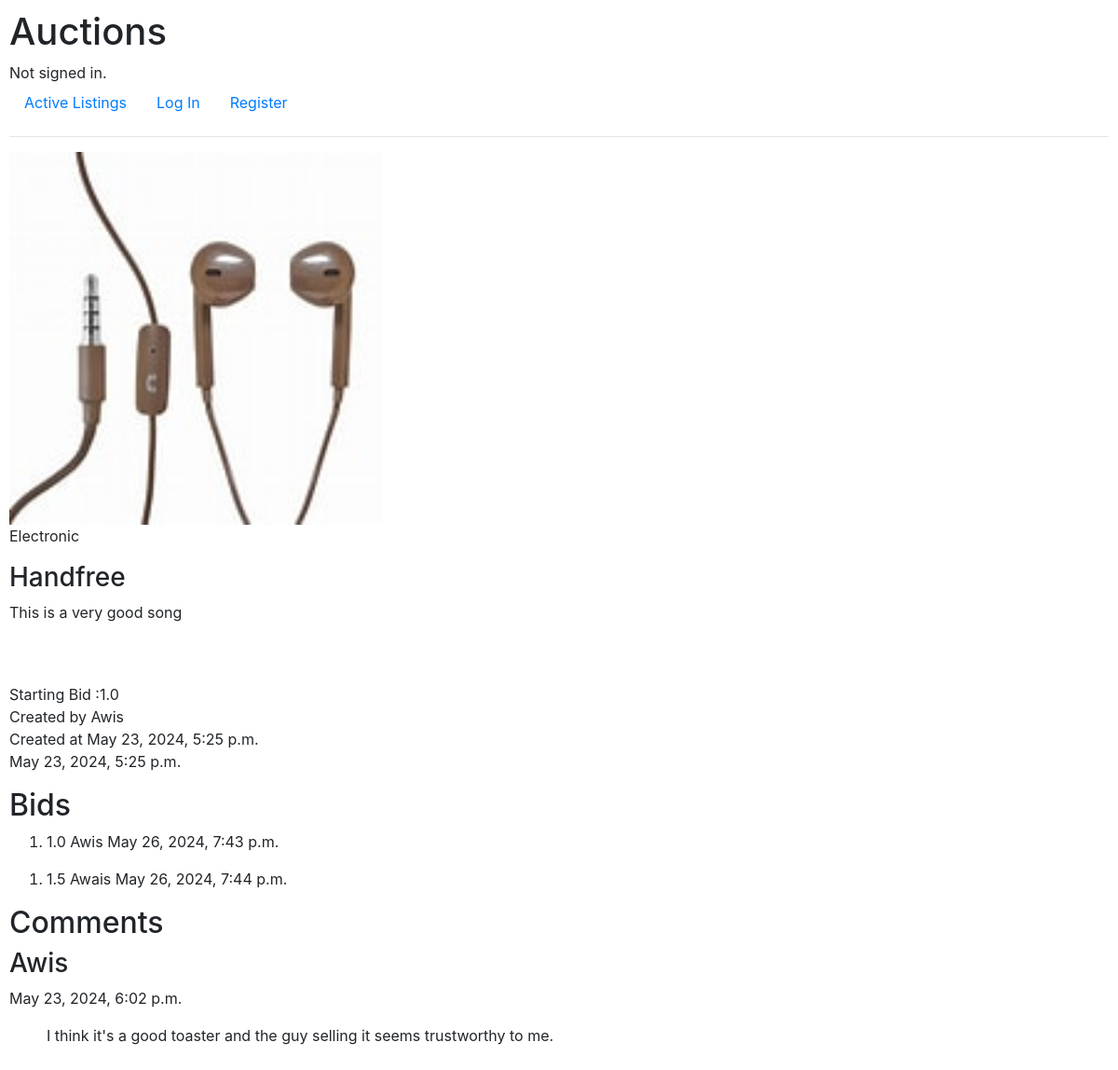
The app's page /display_item/1/ with its own data.
### auctions/models.py (models this page shows, shortened)
class Listing(models.Model):
    title = models.CharField(max_length=64)
    description = models.TextField()
    starting_bid = models.DecimalField(max_digits=10, decimal_places=1)
    image_url = models.ImageField(blank=True)
    category = models.CharField(max_length=64, blank=True)
    created_by = models.ForeignKey(User, on_delete=models.CASCADE, related_name="listings")
    created_at = models.DateTimeField(auto_now_add=True)
    active = models.BooleanField(default=True)

class User(AbstractUser):
    pass

class Bid(models.Model):
    amount = models.FloatField(default=0.0)
    listing = models.ForeignKey(Listing, on_delete=models.CASCADE, related_name="bid_set")
    bidder = models.ForeignKey(User, on_delete=models.CASCADE, related_name="bid_set")
    created_at = models.DateTimeField(auto_now_add=True)

class Comment(models.Model):
    content = models.TextField()
    listing = models.ForeignKey(Listing, on_delete=models.CASCADE, related_name="comment_set")
    commenter = models.ForeignKey(User, on_delete=models.CASCADE, related_name="comment_set")
    created_at = models.DateTimeField(auto_now_add=True)

### auctions/views.py (the view)
# urls.py: path("display_item/<int:key>/", views.display_item , name="display_item")
def display_item(request,key):
    entry = Listing.objects.get(id=key)
    comments = entry.comment_set.all()
    bids = entry.bid_set.all()
    return render(request, "auctions/item.html", {
        "item": entry,
        "bids": bids,
        "comments": comments
    })

### auctions/templates/auctions/item.html
{% extends 'auctions/layout.html' %}
{% block body %}
<img src="/media/{{ item.image_url }}" width="400" alt="Picture of item here.">
<p>{{ item.category }}</p>
<h3>{{ item.title }}</h3>
<p>{{ item.description }}</p>
<br>
<br>
<div>
Starting Bid :{{ item.starting_bid }} <br>
Created by {{ item.created_by }}  <br>
Created at {{ item.created_at }}  <br>
<p>{{ item.created_at }}</p>
</div>
<h2>Bids</h2>
{% for bid in bids %}
<ol>
    <li>
        {{ bid.amount }}
        {{ bid.bidder }}
        {{ bid.created_at }}
    </li>
</ol>
{% empty %}
<li>No bids yet.</li>
{% endfor %}
<h2>Comments</h2>
{% for comment in comments %}
<h3>{{ comment.commenter }}</h3>
<p>{{ comment.created_at }}</p>
<ul>
    <p> {{ comment.content }}</p>
</ul>
{% empty %}
<li>No bids yet.</li>
{% endfor %}
{% endblock %}

### auctions/templates/auctions/layout.html (shortened to what this page needs)
{% load static %}
<!DOCTYPE html>
<html lang="en">
    <head>
        <link rel="stylesheet" href="https://stackpath.bootstrapcdn.com/bootstrap/4.4.1/css/bootstrap.min.css">
        <link href="{% static 'auctions/styles.css' %}" rel="stylesheet">
    </head>
    <body>
        <h1>Auctions</h1>
        <div>
            {% if user.is_authenticated %}
                Signed in as <strong>{{ user.username }}</strong>.
            {% else %}
                Not signed in.
            {% endif %}
        </div>
        <ul class="nav">
            <li class="nav-item">
                <a class="nav-link" href="{% url 'index' %}">Active Listings</a>
            </li>
            {% if user.is_authenticated %}
                <li class="nav-item">
                    <a class="nav-link" href="{% url 'logout' %}">Log Out</a>
                </li>
                <li class="nav-item">
                    <a class="nav-link" href="{% url 'new_listing' %}">Create Listing</a>
                </li>
            {% else %}
                <li class="nav-item">
                    <a class="nav-link" href="{% url 'login' %}">Log In</a>
                </li>
                <li class="nav-item">
                    <a class="nav-link" href="{% url 'register' %}">Register</a>
                </li>
            {% endif %}
        </ul>
        <hr>
        {% block body %}
        {% endblock %}
    </body>
</html>

### auctions/static/auctions/styles.css (style rules this page uses)
body { padding: 10px; }

### records on screen
Listing: image_url (picture), category "Electronic", title "Handfree", description "This is a very good song", starting_bid "1.0", created_by "Awis", created_at "May 23, 2024, 5:25 p.m."
Bid: amount "1.0", bidder "Awis", created_at "May 26, 2024, 7:43 p.m."
Bid: amount "1.5", bidder "Awais", created_at "May 26, 2024, 7:44 p.m."
Comment: commenter "Awis", created_at "May 23, 2024, 6:02 p.m.", content "I think it's a good toaster and the guy selling it seems trustworthy to me."
